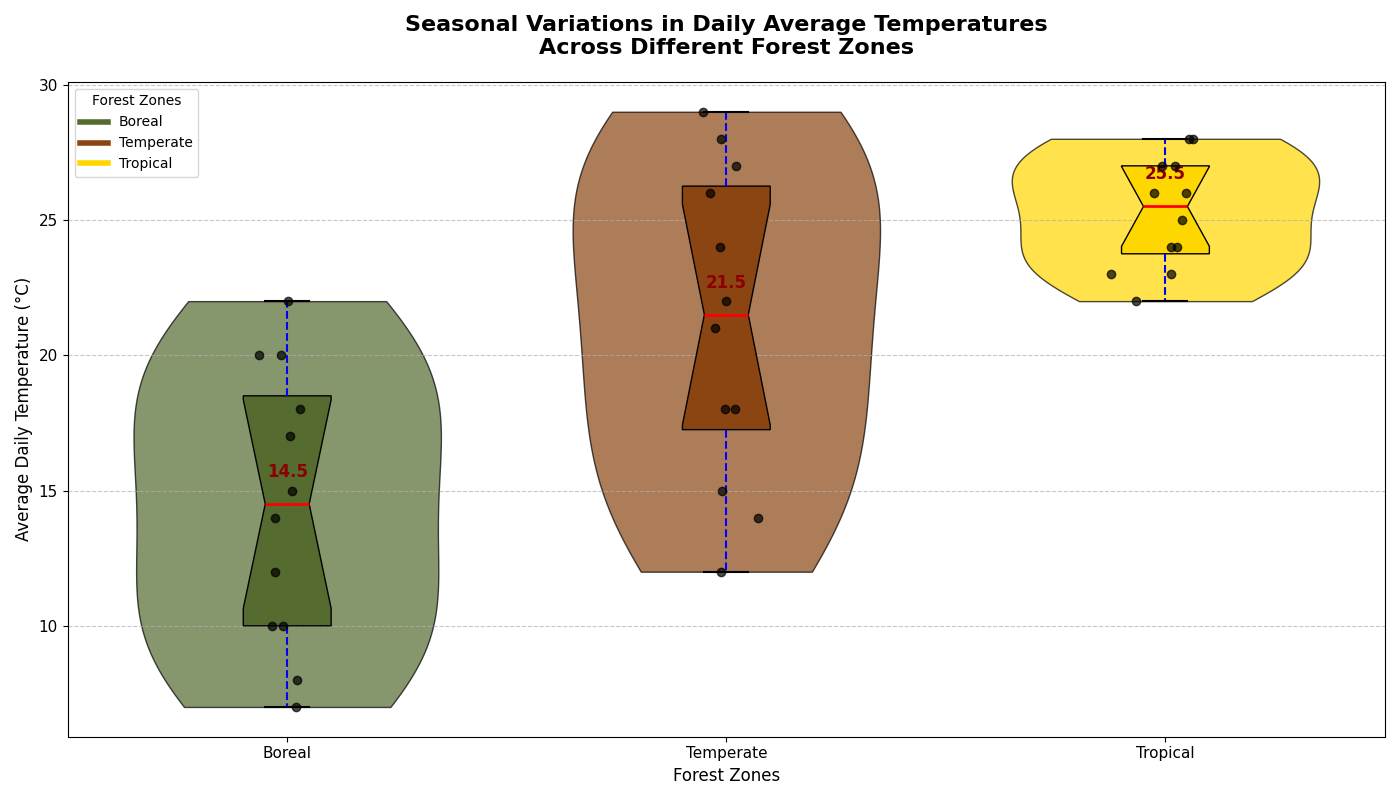

Source code (Python):
import matplotlib.pyplot as plt
import numpy as np
import pandas as pd

# Backstory: Explore the data on the daily average temperatures observed in the Boreal, Temperate, and Tropical forests
# to analyze the seasonal variations. The zones represent different types of forests that are affected differently by 
# global climatic conditions.

# Data: Average daily temperatures (in °C) for each forest type
boreal_temperatures = [7, 10, 12, 15, 17, 20, 22, 20, 18, 14, 10, 8]
temperate_temperatures = [12, 15, 18, 21, 24, 27, 29, 28, 26, 22, 18, 14]
tropical_temperatures = [22, 23, 24, 25, 26, 27, 28, 28, 27, 26, 24, 23]
data = [boreal_temperatures, temperate_temperatures, tropical_temperatures]

# Forest zones
forest_zones = ['Boreal', 'Temperate', 'Tropical']

# Create figure and axis
fig, ax = plt.subplots(figsize=(14, 8))

# Violin plot for forest temperature data
vparts = ax.violinplot(data, showmeans=False, showmedians=False, showextrema=False, widths=0.7)

# Color scheme for different forest types
colors = ['#556B2F', '#8B4513', '#FFD700']

# Customize the appearance of the violin plots
for i, pc in enumerate(vparts['bodies']):
    pc.set_facecolor(colors[i])
    pc.set_edgecolor('black')
    pc.set_alpha(0.7)

# Box plot to show detailed distribution
box = ax.boxplot(data, patch_artist=True, notch=True, vert=True, widths=0.2, labels=forest_zones, showfliers=False)

# Modify box plot colors according to the forest zones
for patch, color in zip(box['boxes'], colors):
    patch.set_facecolor(color)
plt.setp(box['medians'], color='red', linewidth=2)
plt.setp(box['whiskers'], color='blue', linewidth=1.5, linestyle='--')
plt.setp(box['caps'], color='black', linewidth=1.5)

# Scatter plot for individual data points in the violin plot
for i, temp_data in enumerate(data):
    x = np.random.normal(i + 1, 0.04, size=len(temp_data))
    ax.scatter(x, temp_data, alpha=0.7, color='black', zorder=5)

# Annotate median values
for i, forest_data in enumerate(data):
    median_val = np.median(forest_data)
    ax.text(i + 1, median_val + 1, f'{median_val:.1f}', horizontalalignment='center', fontsize=12, color='darkred', weight='bold')

# Add title and labels
ax.set_title('Seasonal Variations in Daily Average Temperatures\nAcross Different Forest Zones', fontsize=16, weight='bold', pad=20)
ax.set_ylabel('Average Daily Temperature (°C)', fontsize=12)
ax.set_xlabel('Forest Zones', fontsize=12)

# Grid and layout adjustments
ax.yaxis.grid(True, linestyle='--', alpha=0.7)
plt.xticks(fontsize=11)
plt.yticks(fontsize=11)

# Custom Legend
handles = [plt.Line2D([0], [0], color=color, lw=4, label=zone) for color, zone in zip(colors, forest_zones)]
ax.legend(handles=handles, title='Forest Zones', loc='upper left')

# Automatically adjust layout
plt.tight_layout()

# Display the chart
plt.show()
